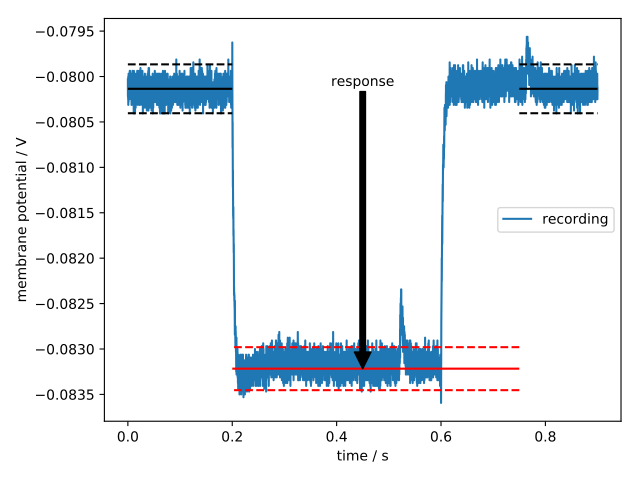

The Python source for this figure:
import pathlib
import matplotlib.pyplot as plt

from ajustador import features
import measurements1

try:
    wavename
except NameError:
    wavename, n = 'waves042811', 8

rec = measurements1.waves[wavename][n]

fig = plt.figure()
features.SteadyState(rec).plot(figure=fig)

plt.show()
